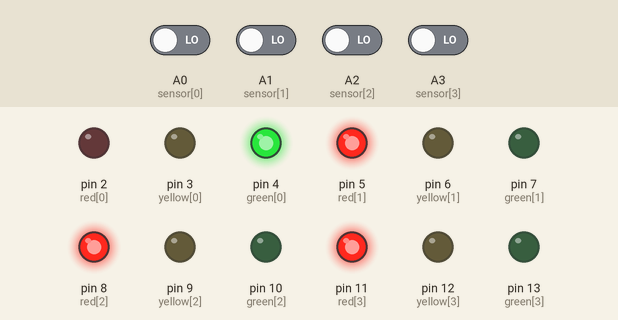
This sketch was run on a simulated Arduino Uno, built with avr-gcc and run on an emulated ATmega328P. Shown: output pins drawn as LEDs (lit = HIGH). Inputs (shaded band) come from the test bench; at power-on: A0 (sensor[0]), A1 (sensor[1]), A2 (sensor[2]), A3 (sensor[3]) LOW.

Above: at 14.8 s.
14.9 s: A1 (sensor[1]) driven HIGH
At 19.3 s:
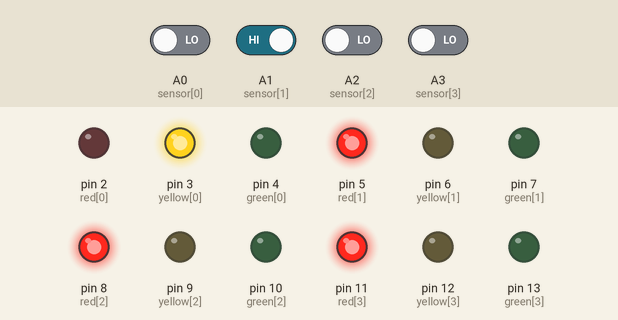
28.4 s: A1 (sensor[1]) driven LOW
At 33.5 s:
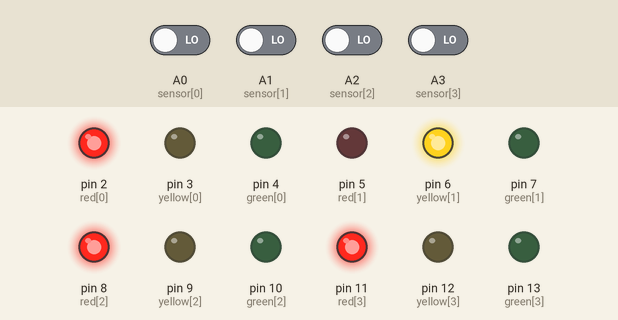
41.5 s: A2 (sensor[2]) driven HIGH
At 42.8 s:
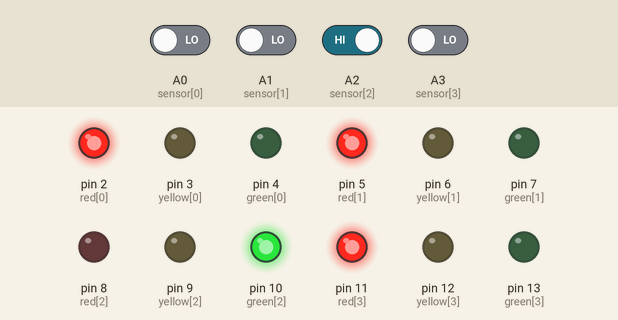
55.0 s: A2 (sensor[2]) driven LOW
At 57.1 s:
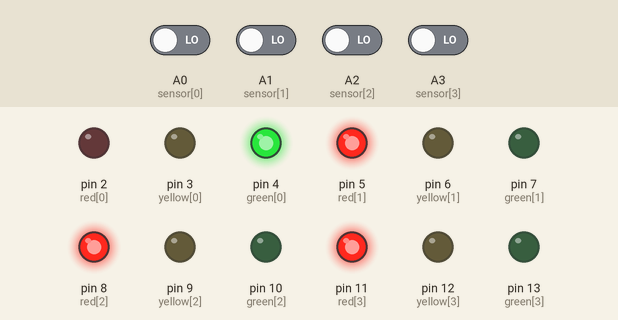
68.5 s: A3 (sensor[3]) driven HIGH
At 71.3 s:
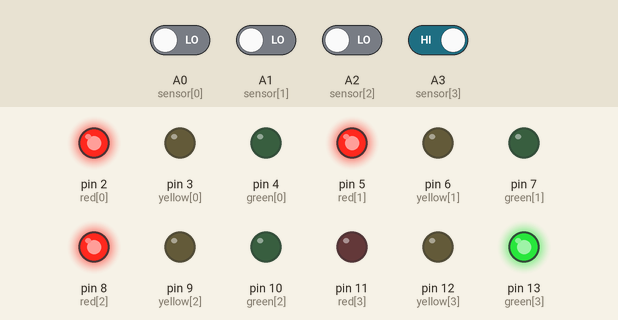
Timing chart, 0 to 83.0 s (numbered marks = the images above; inputs shaded):
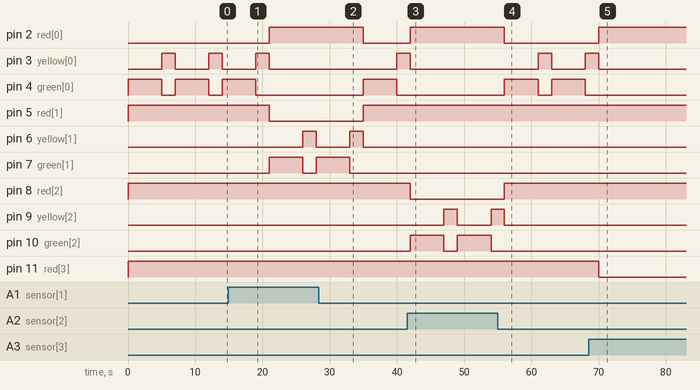

The sketch:

trafficsystem.ino
```cpp
int red[] = {2,5,8,11};
int yellow[] = {3,6,9,12};
int green[] = {4,7,10,13};

int sensor[] = {A0, A1, A2, A3};

int density[4];

void setup() {
  for(int i=0;i<4;i++){
    pinMode(red[i], OUTPUT);
    pinMode(yellow[i], OUTPUT);
    pinMode(green[i], OUTPUT);
    pinMode(sensor[i], INPUT);
  }
}

void loop() {

  // Read sensors
  for(int i=0;i<4;i++){
    density[i] = digitalRead(sensor[i]);
  }

  // Find road with highest traffic
  int maxIndex = 0;
  for(int i=1;i<4;i++){
    if(density[i] > density[maxIndex]){
      maxIndex = i;
    }
  }

  // All RED
  for(int i=0;i<4;i++){
    digitalWrite(red[i], HIGH);
    digitalWrite(yellow[i], LOW);
    digitalWrite(green[i], LOW);
  }

  // Selected road GREEN
  digitalWrite(red[maxIndex], LOW);
  digitalWrite(green[maxIndex], HIGH);

  delay(5000);

  // YELLOW transition
  digitalWrite(green[maxIndex], LOW);
  digitalWrite(yellow[maxIndex], HIGH);

  delay(2000);

  digitalWrite(yellow[maxIndex], LOW);
}
```

Measured:
- after the input at 14.9 s, pin 2 (red[0]): LOW → HIGH after 6.1 s; pin 3 (yellow[0]): goes on until 21.0 s, then stays LOW; pin 4 (green[0]): goes on until 19.0 s, then stays LOW; pin 5 (red[1]): HIGH → LOW after 6.1 s; pin 6 (yellow[1]): LOW → HIGH after 11.1 s, → LOW 2.0 s later
- after the input at 28.4 s, pin 2 (red[0]): HIGH → LOW after 6.6 s; pin 3 (yellow[0]): LOW → HIGH after 11.6 s; pin 4 (green[0]): LOW → HIGH after 6.6 s, → LOW 5.0 s later; pin 5 (red[1]): LOW → HIGH after 6.6 s; pin 6 (yellow[1]): goes on until 35.0 s, then stays LOW
- after the input at 41.5 s, pin 2 (red[0]): LOW → HIGH after 0.50 s; pin 3 (yellow[0]): goes on until 42.0 s, then stays LOW; pin 4 (green[0]): stops changing and stays LOW; pin 8 (red[2]): HIGH → LOW after 0.50 s; pin 9 (yellow[2]): LOW → HIGH after 5.5 s, → LOW 2.0 s later, → HIGH 5.0 s later
- after the input at 55.0 s, pin 2 (red[0]): HIGH → LOW after 1.0 s; pin 3 (yellow[0]): LOW → HIGH after 6.0 s, → LOW 2.0 s later, → HIGH 5.0 s later; pin 4 (green[0]): alternates HIGH for 5.0 s and LOW for 2.0 s, starting after 1.0 s; pin 8 (red[2]): LOW → HIGH after 1.0 s; pin 9 (yellow[2]): goes on until 56.0 s, then stays LOW
- after the input at 68.5 s, pin 2 (red[0]): LOW → HIGH after 1.5 s; pin 3 (yellow[0]): goes on until 70.0 s, then stays LOW; pin 4 (green[0]): stops changing and stays LOW; pin 11 (red[3]): HIGH → LOW after 1.5 s; pin 12 (yellow[3]): LOW → HIGH after 6.5 s, → LOW 2.0 s later, → HIGH 5.0 s later
- by itself, pin 3 (yellow[0]): alternates HIGH for 2.0 s and LOW for 5.0 s
- by itself, pin 4 (green[0]): alternates HIGH for 5.0 s and LOW for 2.0 s
